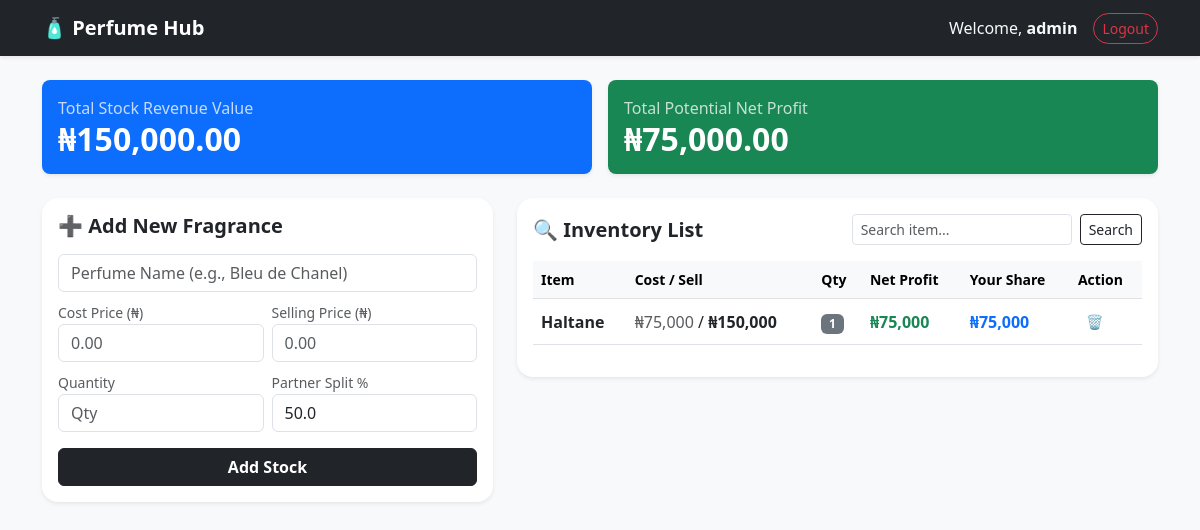
The page / (signed in) on the database its author committed.
### tables this page shows
CREATE TABLE inventory (
            id INTEGER PRIMARY KEY AUTOINCREMENT,
            item_name TEXT NOT NULL,
            cost_price REAL NOT NULL DEFAULT 0.0,
            selling_price REAL NOT NULL,
            quantity INTEGER NOT NULL,
            partner_split REAL NOT NULL DEFAULT 50.0
        );

### app.py (the view)
@app.route("/", methods=["GET"])
def home():
    if "user_id" not in session:
        return redirect(url_for("login"))
    search_query = request.args.get("search", "").strip()
    if search_query:
        raw_inventory = query_db(
            "SELECT id, item_name, cost_price, selling_price, quantity, partner_split FROM inventory WHERE item_name LIKE ?",
            (f"%{search_query}%",)
        )
    else:
        raw_inventory = query_db("SELECT id, item_name, cost_price, selling_price, quantity, partner_split FROM inventory")
    inventory = []
    total_val = 0
    total_expected_profit = 0
    if raw_inventory:
        for item in raw_inventory:
            item_id, name, cost, price, qty, split = item
            item_total_val = price * qty
            unit_profit = price - cost
            total_profit = unit_profit * qty
            partner_share = total_profit * (split / 100.0)
            your_share = total_profit - partner_share
            total_val += item_total_val
            total_expected_profit += total_profit
            inventory.append({
                "id": item_id,
                "name": name,
                "cost": cost,
                "price": price,
                "quantity": qty,
                "split": split,
                "total_val": item_total_val,
                "unit_profit": unit_profit,
                "partner_share": partner_share,
                "your_share": your_share
            })
    return render_template(
        "dashboard.html",
        perfumes=inventory,
        search_query=search_query,
        total_val=total_val,
        total_profit=total_expected_profit,
        username=session.get("username")
    )

### app.py (called while the page is built)
def query_db(query, args=(), one=False, commit=False):
    conn = sqlite3.connect("my_first_database.db")
    cursor = conn.cursor()
    cursor.execute(query, args)
    if commit:
        conn.commit()
        conn.close()
        return
    rv = cursor.fetchall()
    conn.close()
    return (rv[0] if rv else None) if one else rv

### templates/dashboard.html (shortened to what this page needs)
<!DOCTYPE html>
<html lang="en">
<head>
    <link href="https://cdn.jsdelivr.net/npm/bootstrap@5.3.0/dist/css/bootstrap.min.css" rel="stylesheet">
</head>
<body class="bg-light">
    <nav class="navbar navbar-expand-lg navbar-dark bg-dark sticky-top shadow-sm">
        <div class="container">
            <a class="navbar-brand fw-bold" href="/">🧴 Perfume Hub</a>
            <div class="d-flex align-items-center">
                <span class="navbar-text me-3 text-light">Welcome, <strong>{{ username }}</strong></span>
                <a href="/logout" class="btn btn-outline-danger btn-sm rounded-pill">Logout</a>
            </div>
        </div>
    </nav>
    <div class="container my-4">
        <div class="row g-3 mb-4">
            <div class="col-md-6">
                <div class="card border-0 shadow-sm rounded-3 bg-primary text-white">
                    <div class="card-body p-3">
                        <span class="fs-6 opacity-75">Total Stock Revenue Value</span>
                        <h2 class="fw-bold m-0">₦{{ "{:,.2f}".format(total_val) }}</h2>
                    </div>
                </div>
            </div>
            <div class="col-md-6">
                <div class="card border-0 shadow-sm rounded-3 bg-success text-white">
                    <div class="card-body p-3">
                        <span class="fs-6 opacity-75">Total Potential Net Profit</span>
                        <h2 class="fw-bold m-0">₦{{ "{:,.2f}".format(total_profit) }}</h2>
                    </div>
                </div>
            </div>
        </div>
        <div class="row g-4 mb-4">
            <div class="col-lg-5">
                <div class="card border-0 shadow-sm rounded-4 p-3">
                    <h5 class="fw-bold mb-3">➕ Add New Fragrance</h5>
                    <form action="/add" method="POST">
                        <div class="mb-2">
                            <input type="text" name="name" class="form-control" placeholder="Perfume Name (e.g., Bleu de Chanel)" required>
                        </div>
                        <div class="row g-2 mb-2">
                            <div class="col-6">
                                <label class="form-label small text-muted mb-0">Cost Price (₦)</label>
                                <input type="number" step="0.01" name="cost" class="form-control" placeholder="0.00" required>
                            </div>
                            <div class="col-6">
                                <label class="form-label small text-muted mb-0">Selling Price (₦)</label>
                                <input type="number" step="0.01" name="price" class="form-control" placeholder="0.00" required>
                            </div>
                        </div>
                        <div class="row g-2 mb-3">
                            <div class="col-6">
                                <label class="form-label small text-muted mb-0">Quantity</label>
                                <input type="number" name="quantity" class="form-control" placeholder="Qty" required>
                            </div>
                            <div class="col-6">
                                <label class="form-label small text-muted mb-0">Partner Split %</label>
                                <input type="number" step="0.1" name="split" class="form-control" value="50.0" placeholder="50">
                            </div>
                        </div>
                        <button type="submit" class="btn btn-dark w-100 fw-semibold">Add Stock</button>
                    </form>
                </div>
            </div>
            <div class="col-lg-7">
                <div class="card border-0 shadow-sm rounded-4 p-3">
                    <div class="d-flex justify-content-between align-items-center mb-3">
                        <h5 class="fw-bold m-0">🔍 Inventory List</h5>
                        <form action="/" method="GET" class="d-flex">
                            <input type="text" name="search" class="form-control form-control-sm me-2" placeholder="Search item..." value="{{ search_query }}">
                            <button type="submit" class="btn btn-outline-dark btn-sm">Search</button>
                        </form>
                    </div>
                    <div class="table-responsive">
                        <table class="table table-hover align-middle">
                            <thead class="table-light">
                                <tr class="small text-muted">
                                    <th>Item</th>
                                    <th>Cost / Sell</th>
                                    <th>Qty</th>
                                    <th>Net Profit</th>
                                    <th>Your Share</th>
                                    <th>Action</th>
                                </tr>
                            </thead>
                            <tbody>
                                {% if perfumes %}
                                    {% for item in perfumes %}
                                    <tr>
                                        <td><strong>{{ item.name }}</strong></td>
                                        <td><span class="text-muted">₦{{ "{:,.0f}".format(item.cost) }}</span> / <span class="fw-semibold">₦{{ "{:,.0f}".format(item.price) }}</span></td>
                                        <td><span class="badge bg-secondary">{{ item.quantity }}</span></td>
                                        <td class="text-success fw-semibold">₦{{ "{:,.0f}".format(item.unit_profit * item.quantity) }}</td>
                                        <td class="text-primary fw-bold">₦{{ "{:,.0f}".format(item.your_share) }}</td>
                                        <td>
                                            <form action="/delete/{{ item.id }}" method="POST" onsubmit="return confirm('Delete this fragrance?');">
                                                <button type="submit" class="btn btn-outline-danger btn-sm border-0">🗑️</button>
                                            </form>
                                        </td>
                                    </tr>
                                    {% endfor %}
                                {% else %}
                                    <tr>
                                        <td colspan="6" class="text-center text-muted py-4">No inventory records found.</td>
                                    </tr>
                                {% endif %}
                            </tbody>
                        </table>
                    </div>
                </div>
            </div>
        </div>
    </div>
</body>
</html>

### rows shown on the page
inventory: name "Haltane", cost "75,000", price "150,000", quantity "1", item.unit_profit*item.quantity "75,000", your_share "75,000"

### other values the page prints
{{ username }} "admin"
{{ "{:,.2f}".format(total_val) }} "150,000.00"
{{ "{:,.2f}".format(total_profit) }} "75,000.00"
